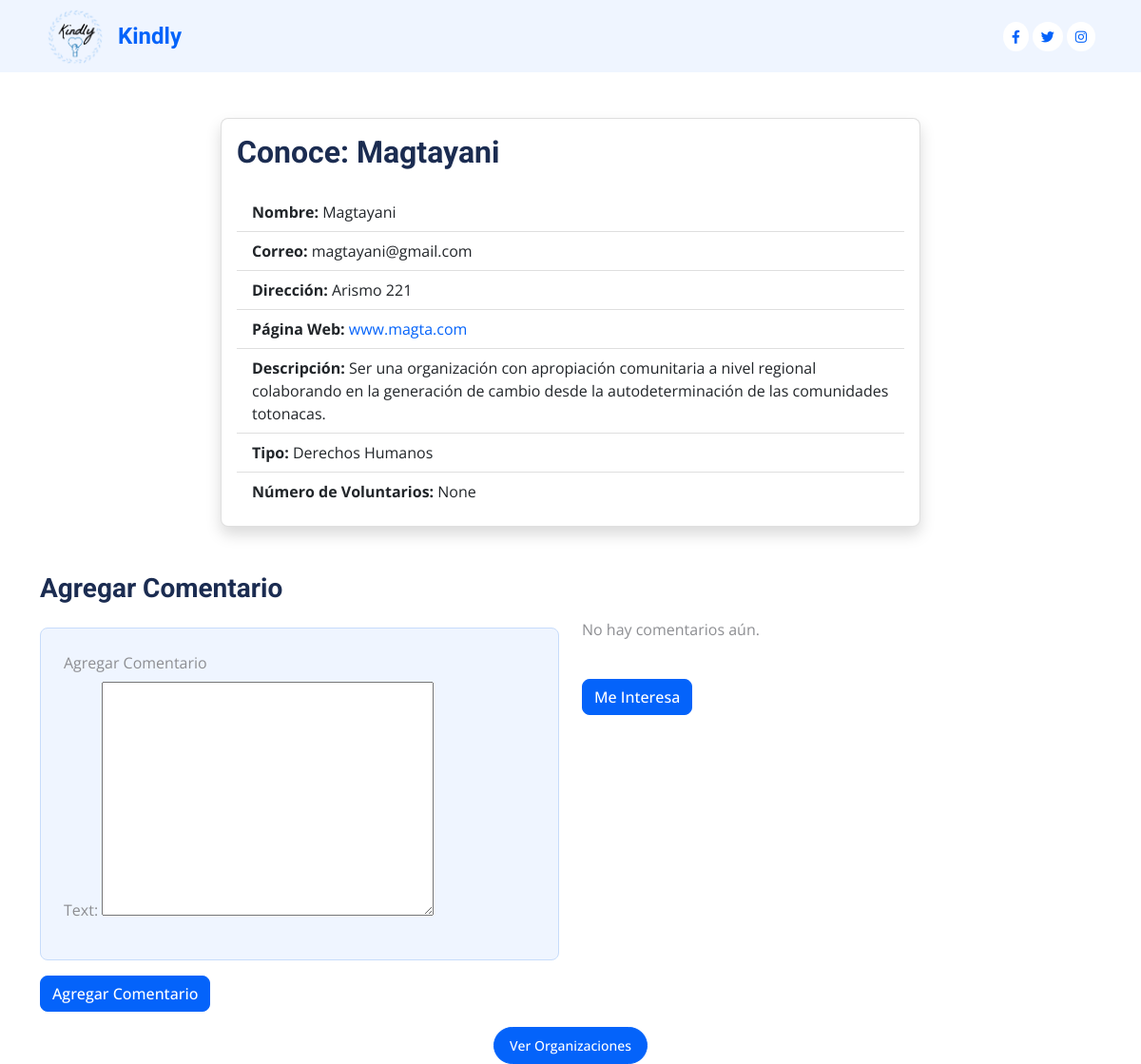
Page /comunidad/org_getdata/3/ (signed in) on the committed database.
### comunidad/models.py (models this page shows)
class Organization1(models.Model):
    TYPES_CHOICES = [
        ('Derechos Humanos','Derechos Humanos'),
        ('Medio Ambiente','Medio Ambiente'),
        ('Salud','Salud'),
        ('Educación','Educación'),
        ('Animales','Animales'),
        ('Cultural y Arte','Cultural y Arte'),
        ('Alivio de la Pobreza','Alivio de la Pobreza'),
        ('Derechos de los Refugiados','Derechos de los Refugiados')
    ]
    VOLUNTEER_CHOICES = [
        ('1-10', '1 a 10'),
        ('10-30', '10 a 30'),
        ('30-50', '30 a 50'),
        ('+ 50', '+ 50'),
    ]
    organization_name = models.CharField(max_length=500, validators=[RegexValidator(r'^[a-zA-Z0-9\s,.]*$', 'Ingresa un nombre válido')])
    organization_mail = models.EmailField(max_length=300, unique=True)
    organization_address = models.CharField(max_length=800)
    organization_web = models.CharField(max_length=400)
    organization_description = models.TextField(max_length=2000)
    organization_type = models.CharField(max_length=300, choices=TYPES_CHOICES)
    volunteer_count = models.CharField(max_length=10, choices=VOLUNTEER_CHOICES,null=True)
    created_date = models.DateTimeField(default=timezone.now,blank=True , null=True)
    deleted_date = models.DateTimeField(blank=True , null=True)
    user_type = models.ForeignKey(ExtendedData, on_delete=models.CASCADE)

### comunidad/views.py (the view, shortened to what this page needs)
# urls.py: path('org_getdata/<int:organization_id>/',views.get_orgdata, name='org_getdata'),
@login_required
def get_orgdata(request,organization_id):
    key = "243deaf16b8b4ed6b39ef52fe0ac892e"
    endpoint ="https://api.cognitive.microsofttranslator.com/"
    location = "eastus"
    path = '/translate'
    constructed_url = endpoint + path
    headers = {
        'Ocp-Apim-Subscription-Key': key,
        'Ocp-Apim-Subscription-Region': location,
        'Content-type': 'application/json',
        'X-ClientTraceId': str(uuid.uuid4())
    }
    organization = Organization1.objects.get(id=organization_id)
    comments = Comment.objects.filter(organization=organization).order_by('-created_date')
    comment_form = CommentForm()
    user = get_user(request)
    preferred_language = user.preferredlanguage.preferred_language
    translated_comments = []
    context = {
        'Organitation': organization,
        'comments': translated_comments,
        'comment_form': comment_form,
    }
    return render(request, 'get_orgdata.html', context)

### comunidad/forms.py
class CommentForm(forms.ModelForm):
    class Meta:
        model = Comment
        fields = ['text']

### comunidad/templates/get_orgdata.html (shortened to what this page needs)
{% load static %}
<!DOCTYPE html>
<html lang="en">
<head>
    <link href="https://cdnjs.cloudflare.com/ajax/libs/font-awesome/5.10.0/css/all.min.css" rel="stylesheet">
    <link href="https://cdn.jsdelivr.net/npm/bootstrap-icons@1.4.1/font/bootstrap-icons.css" rel="stylesheet">
    <link href="{% static 'lib/animate/animate.min.css' %}" rel="stylesheet">
    <link href="{% static 'lib/owlcarousel/assets/owl.carousel.min.css' %}" rel="stylesheet">
    <link href="{% static 'lib/tempusdominus/css/tempusdominus-bootstrap-4.min.css' %}" rel="stylesheet" />
    <link href="{% static 'css/bootstrap.min.css' %}" rel="stylesheet">
    <link href="{% static 'css/style.css' %}" rel="stylesheet">
</head>
    <body>
        <div class="container-fluid bg-light p-0 wow fadeIn" data-wow-delay="0.1s">
            <div class="row gx-0 d-none d-lg-flex">
                <div class="col-lg-7 px-3 px-lg-5 text-start">
                    <a href="{% url 'home' %}" class="navbar-brand d-flex align-items-center py-2 me-3">
                        <img src="{% static 'img/Kindly.png' %}" alt="Tu Logotipo" class="me-3" width="60" height="60">
                        <h4 class="m-0 text-primary">Kindly</h4>
                    </a>
                </div>
                <div class="col-lg-5 px-3 px-lg-5 text-end">
                    <div class="h-100 d-inline-flex align-items-center">
                        <a class="btn btn-sm rounded-circle bg-white text-primary me-1" href="https://www.facebook.com/profile.php?id=61551995153297&mibextid=LQQJ4d" target="_blank"><i class="fab fa-facebook-f"></i></a>
                        <a class="btn btn-sm rounded-circle bg-white text-primary me-1" href="https://twitter.com/ComunidadKindly" target="_blank"><i class="fab fa-twitter"></i></a>
                        <a class="btn btn-sm rounded-circle bg-white text-primary me-0" href="https://instagram.com/comunidadkindly?igshid=MWZjMTM2ODFkZg==" target="_blank"><i class="fab fa-instagram"></i></a>
                    </div>
                </div>
            </div>
        </div>
        <div class="container mt-5">
            <div class="row justify-content-center">
                <div class="col-md-8">
                    <div class="card shadow">
                        <div class="card-body">
                            <h2 class="card-title mb-4">Conoce: {{ Organitation.organization_name }}</h2>
                            <ul class="list-group list-group-flush">
                                <li class="list-group-item">
                                    <strong>Nombre:</strong>
                                    <span>{{ Organitation.organization_name }}</span>
                                </li>
                                <li class="list-group-item">
                                    <strong>Correo:</strong>
                                    <span>{{ Organitation.organization_mail }}</span>
                                </li>
                                <li class="list-group-item">
                                    <strong>Dirección:</strong>
                                    <span>{{ Organitation.organization_address }}</span>
                                </li>
                                <li class="list-group-item">
                                    <strong>Página Web:</strong>
                                    <a href="{{ organization.organization_web }}" target="_blank" class="text-primary">{{ Organitation.organization_web }}</a>
                                </li>
                                <li class="list-group-item">
                                    <strong>Descripción:</strong>
                                    <span>{{ Organitation.organization_description }}</span>
                                </li>
                                <li class="list-group-item">
                                    <strong>Tipo:</strong>
                                    <span>{{ Organitation.organization_type }}</span>
                                </li>
                                <li class="list-group-item">
                                    <strong>Número de Voluntarios:</strong>
                                    <span>{{ Organitation.volunteer_count}}</span>
                                </li>
                            </ul>
                        </div>
                    </div>
                </div>
            </div>
        </div>
        {% if not user.extendeddata.user_type == 'R' %}
        <div class="container mt-5">
            <div class="row justify-content-center">
                <div class="col-md-6">
                    <h3 class="mb-4">Agregar Comentario</h3>
                    <form method="post">
                        <div class="mb-3 border rounded p-4 bg-light">
                            <label for="{{ comment_form.comment.id_for_label }}" class="form-label">Agregar Comentario</label>
                            {{ comment_form.as_p }}
                        </div>
                        <button type="submit" class="btn btn-primary">Agregar Comentario</button>
                    </form>
                </div>
                <div class="col-md-6">
                    {% if comments %}
                    <h3 class="mb-4">
                        <i class="fa fa-comment"></i> Comentarios
                    </h3>
                    <ul class="list-group">
                        {% for comment in comments %}
                        <li class="list-group-item">
                            {{ comment.text }}
                            <div class="text-muted">
                                {{ comment.user.username }}, {{ comment.created_date|date:"F d, Y H:i" }}
                            </div>
                        </li>
                        {% endfor %}
                    </ul>
                    {% else %}
                    <p class="mt-5">No hay comentarios aún.</p>
                    {% endif %}
                    <form method="post" action="{% url 'get_interesados' organization_id=Organitation.id %}">
                        <br>
                        <button type="submit" name="interes" class="btn btn-primary">Me Interesa</button>
                    </form>
                </div>
                <div class="container text-center mt-3">
                    <a class="btn btn-primary btn-sm rounded-pill py-2 px-3" href="{% url 'vista_org' %}">Ver Organizaciones</a>
                </div>
            </div>
        </div>
        {% endif %}
    </body>
</html>

### comunidad/static/css/style.css (style rules this page uses)
:root { --primary: #0463FA; --light: #EFF5FF; --dark: #1B2C51; }
.btn { font-weight: 500; transition: .5s; }
.btn.btn-primary, .btn.btn-secondary { color: #FFFFFF; }

### rows in the picture
Organization1: organization_name "Magtayani", organization_mail "magtayani@gmail.com", organization_address "Arismo 221", organization_web "www.magta.com", organization_description "Ser una organización con apropiación comunitaria a nivel regional colaborando en la generación de cambio desde la autodeterminación de las comunidades totonacas.", organization_type "Derechos Humanos", volunteer_count "None"
